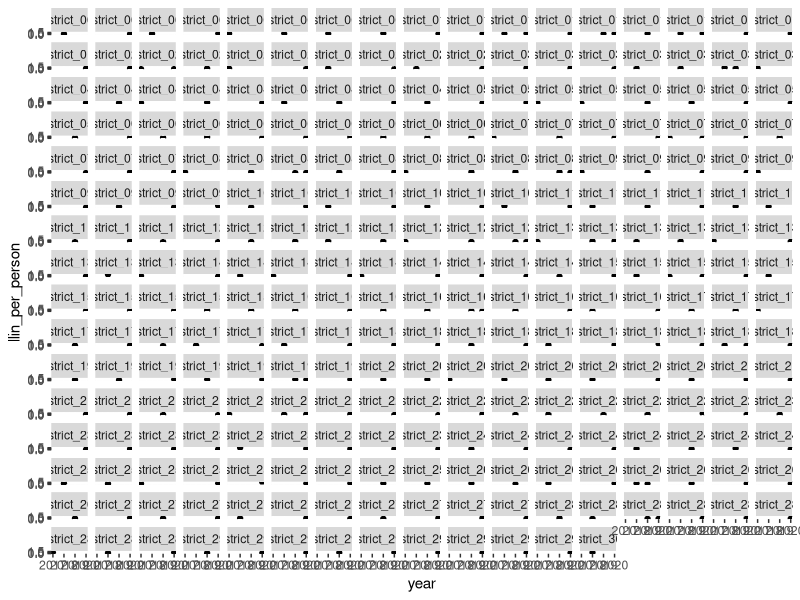
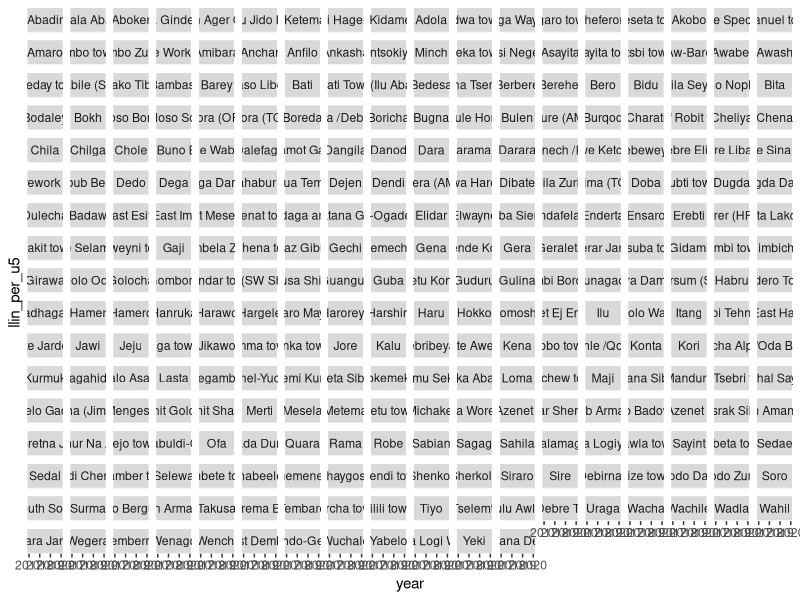
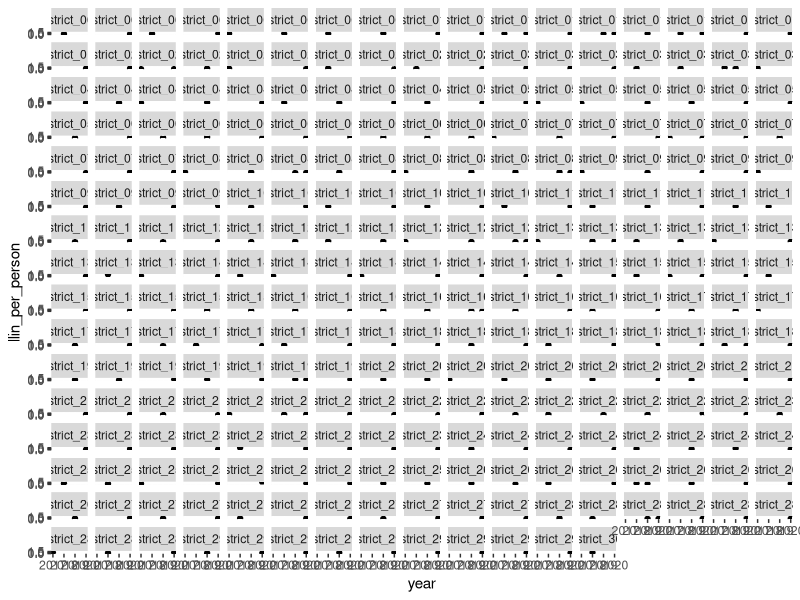

Generate these figures, in order, with R: (Note: a time limit stopped this script after it produced the figures.)
## ---- chunk 1
library(tidyverse)
library(lubridate)

## ---- chunk 2
mass_llin_dist<- read_csv("data/llin_mass_2017_2020.csv") 
population<- read_csv("data/pop_2017_2020.csv")

## ---- chunk 3
### convert mass LLIN data into long format
mass_llin_long<- 
  mass_llin_dist |>
  pivot_longer(cols = contains("llin"),
               names_to = "year_txt", 
               values_to = "llin") |>
  mutate(year = as.numeric(substr(year_txt,6,9))) |>
  dplyr::select(-year_txt)

### convert population data into long format
population_long<- population |>
  pivot_longer(cols = contains("pop"),
               names_to = "year_txt",
               values_to = "pop")|>
  mutate(year = as.numeric(substr(year_txt,5,8))) |>
  dplyr::select(-year_txt)

### join the two and generate llin per person
  mllin_pop = mass_llin_long |>
  left_join(population_long,
            by = c("region",
                   "zone",
                   "district",
                   "year")) |>
    mutate(llin_per_person  = llin/pop)


### visualize
mllin_pop|> 
    filter(llin_per_person>0) |>
    ggplot(aes(x=year, y = llin_per_person)) +
    facet_wrap (~ district) +
    geom_point()
  
  ggsave(filename = "plots/llin_mass.tiff",
         width = 8, height = 10, compression = "lzw")

## ---- chunk 4

library(tidyverse)
library(lubridate)

## ---- chunk 5
routine_llin_dist<- read_csv("data/llin_routine_2017_2020.csv") 
population<- read_csv("data/pop_2017_2020.csv")

## ---- chunk 6
### convert routine LLIN data into long format
routine_llin_long<- routine_llin_dist |>
  pivot_longer(cols = contains("llin"),
               names_to = "program",
               values_to = "llin")

### convert population data into long format
population_long<- population |>
  pivot_longer(cols = contains("pop"),
               names_to = "year_txt", 
               values_to = "pop") |>
  mutate(year = as.numeric(substr(year_txt,5,8))) |>
  dplyr::select(-year_txt)


### join the two and generate llin per person

rllin_pop <-   routine_llin_long |>
  left_join(population_long,
            by = c("region",
                   "zone",
                   "district",
                   "year")) |>
  group_by(region, zone, district, year) |>
  summarise(rllin = sum(llin, na.rm=T),
            population = mean(pop)) |>
  ungroup() |>
  mutate(llin_per_u5  = rllin/population * 5)  # assuming U5 a fifth of pop.

## visualize
rllin_pop|> 
  ggplot(aes(x=year, 
             y = llin_per_u5)) +
  facet_wrap (~ district) +
  geom_point()
  
 ggsave(filename = "plots/llin_routine.tiff",
       width = 8, height = 10, compression = "lzw") 

## ---- chunk 7
### increment to the proportion with access to LLIN
llin_access<- mllin_pop |>
  left_join(rllin_pop,
            by = c("region", "zone", "district", "year")) |>
  mutate(total_llin = llin + rllin) |>
  mutate(llin_per_person = total_llin/population) |>
  mutate(inc_prop_access = llin_per_person*1.8) |>
  dplyr::select(region, zone, district, year, total_llin, llin_per_person,
                inc_prop_access)

## visualize
llin_access|> 
  ggplot(aes(x=year, y = inc_prop_access)) +
  facet_wrap (~ district) +
  geom_point()

ggsave(filename = "plots/llin_access_increment.tiff",
       width = 8, height = 10, compression = "lzw")  
